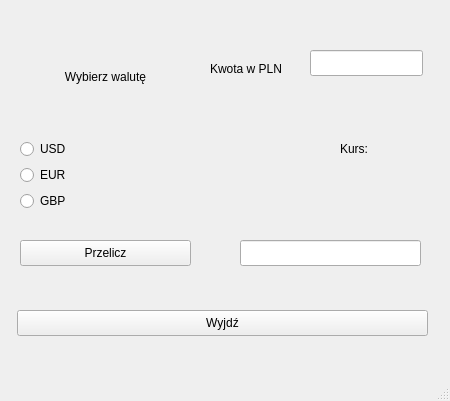
<?xml version="1.0" encoding="UTF-8"?>
<ui version="4.0">
 <class>MainWindow</class>
 <widget class="QMainWindow" name="MainWindow">
  <property name="geometry">
   <rect>
    <x>0</x>
    <y>0</y>
    <width>450</width>
    <height>401</height>
   </rect>
  </property>
  <property name="windowTitle">
   <string>MainWindow</string>
  </property>
  <widget class="QWidget" name="centralwidget">
   <widget class="QWidget" name="verticalLayoutWidget">
    <property name="geometry">
     <rect>
      <x>20</x>
      <y>20</y>
      <width>171</width>
      <height>191</height>
     </rect>
    </property>
    <layout class="QVBoxLayout" name="verticalLayout">
     <property name="topMargin">
      <number>0</number>
     </property>
     <item>
      <widget class="QLabel" name="label">
       <property name="layoutDirection">
        <enum>Qt::LeftToRight</enum>
       </property>
       <property name="lineWidth">
        <number>1</number>
       </property>
       <property name="text">
        <string>Wybierz walutę</string>
       </property>
       <property name="alignment">
        <set>Qt::AlignCenter</set>
       </property>
      </widget>
     </item>
     <item>
      <widget class="QRadioButton" name="radioUsd">
       <property name="text">
        <string>USD</string>
       </property>
      </widget>
     </item>
     <item>
      <widget class="QRadioButton" name="radioEur">
       <property name="text">
        <string>EUR</string>
       </property>
      </widget>
     </item>
     <item>
      <widget class="QRadioButton" name="radioGbp">
       <property name="text">
        <string>GBP</string>
       </property>
      </widget>
     </item>
    </layout>
   </widget>
   <widget class="QPushButton" name="btnPrzelicz">
    <property name="geometry">
     <rect>
      <x>20</x>
      <y>240</y>
      <width>171</width>
      <height>26</height>
     </rect>
    </property>
    <property name="text">
     <string>Przelicz</string>
    </property>
   </widget>
   <widget class="QPushButton" name="btnExit">
    <property name="geometry">
     <rect>
      <x>17</x>
      <y>310</y>
      <width>411</width>
      <height>26</height>
     </rect>
    </property>
    <property name="text">
     <string>Wyjdź</string>
    </property>
   </widget>
   <widget class="QLabel" name="label_2">
    <property name="geometry">
     <rect>
      <x>210</x>
      <y>60</y>
      <width>91</width>
      <height>18</height>
     </rect>
    </property>
    <property name="text">
     <string>Kwota w PLN</string>
    </property>
   </widget>
   <widget class="QLineEdit" name="txtWaluta">
    <property name="geometry">
     <rect>
      <x>310</x>
      <y>50</y>
      <width>113</width>
      <height>26</height>
     </rect>
    </property>
   </widget>
   <widget class="QLabel" name="txtKurs">
    <property name="geometry">
     <rect>
      <x>340</x>
      <y>140</y>
      <width>66</width>
      <height>18</height>
     </rect>
    </property>
    <property name="text">
     <string>Kurs: </string>
    </property>
   </widget>
   <widget class="QLineEdit" name="txtWynik">
    <property name="geometry">
     <rect>
      <x>240</x>
      <y>240</y>
      <width>181</width>
      <height>26</height>
     </rect>
    </property>
    <property name="readOnly">
     <bool>true</bool>
    </property>
   </widget>
   <widget class="QLabel" name="icnWaluta">
    <property name="geometry">
     <rect>
      <x>230</x>
      <y>140</y>
      <width>61</width>
      <height>71</height>
     </rect>
    </property>
    <property name="text">
     <string/>
    </property>
   </widget>
  </widget>
  <widget class="QMenuBar" name="menubar">
   <property name="geometry">
    <rect>
     <x>0</x>
     <y>0</y>
     <width>450</width>
     <height>23</height>
    </rect>
   </property>
  </widget>
  <widget class="QStatusBar" name="statusbar"/>
 </widget>
 <resources/>
 <connections/>
</ui>
